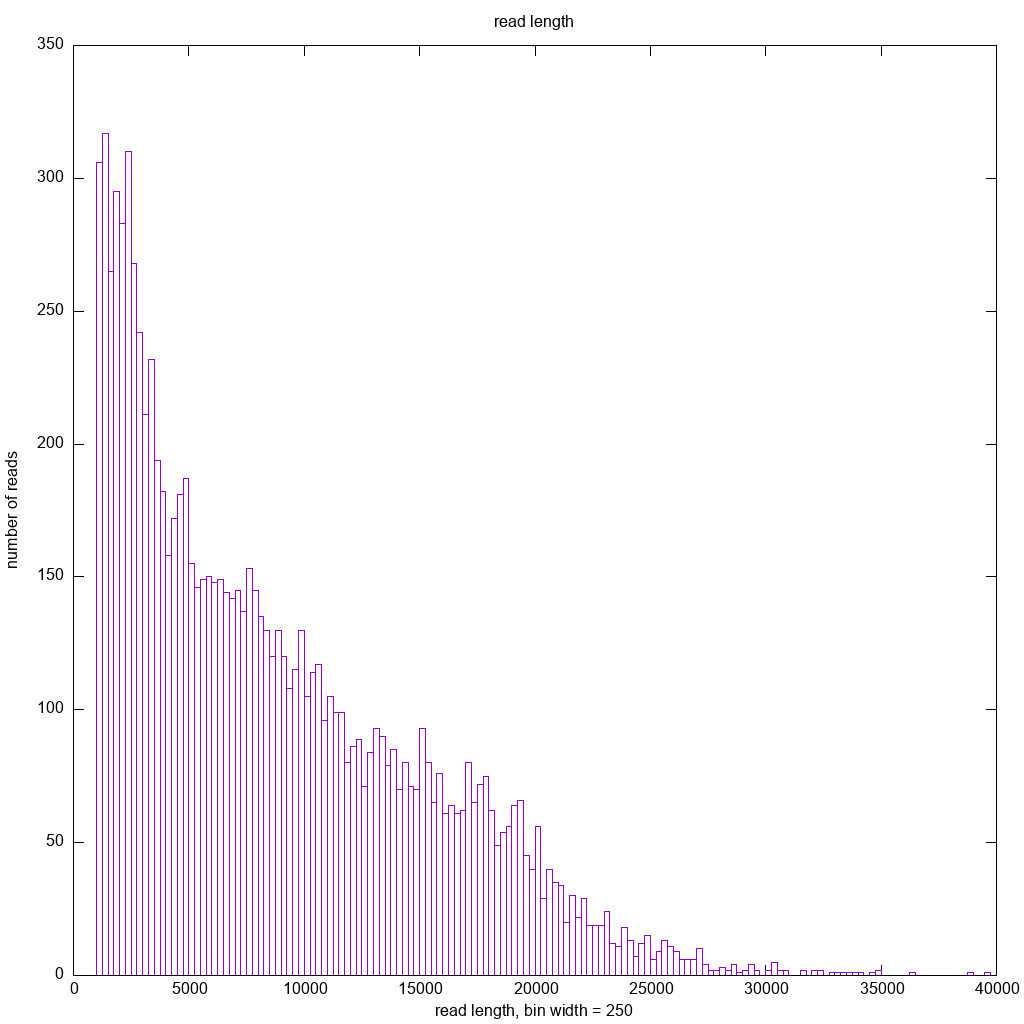

gnuplot code for this plot:
set title 'read length'
set xlabel 'read length, bin width = 250'
set ylabel 'number of reads'

binwidth=250
set boxwidth binwidth
bin(x,width) = width*floor(x/width) + binwidth/2.0

set terminal png size 1024,1024
set output './ecoli.seqStore/readlengths-utg.png'
plot [] './ecoli.seqStore/readlengths-utg.dat' using (bin($1,binwidth)):(1.0) smooth freq with boxes title ''
